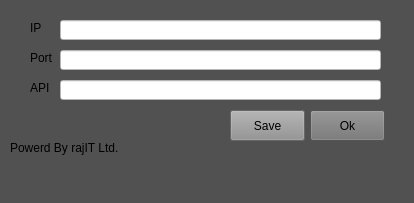
<?xml version="1.0" encoding="UTF-8"?>
<ui version="4.0">
 <class>InputWindow</class>
 <widget class="QMainWindow" name="InputWindow">
  <property name="geometry">
   <rect>
    <x>0</x>
    <y>0</y>
    <width>414</width>
    <height>203</height>
   </rect>
  </property>
  <property name="windowTitle">
   <string>Input Your IP</string>
  </property>
  <property name="styleSheet">
   <string notr="true">background-color: rgb(81, 81, 81)</string>
  </property>
  <widget class="QWidget" name="centralwidget">
   <widget class="QLabel" name="ip_label">
    <property name="geometry">
     <rect>
      <x>30</x>
      <y>20</y>
      <width>21</width>
      <height>16</height>
     </rect>
    </property>
    <property name="text">
     <string>IP</string>
    </property>
   </widget>
   <widget class="QLineEdit" name="Ip_lineEdit">
    <property name="geometry">
     <rect>
      <x>60</x>
      <y>20</y>
      <width>321</width>
      <height>20</height>
     </rect>
    </property>
    <property name="styleSheet">
     <string notr="true">background-color: rgb(255, 255, 255)</string>
    </property>
    <property name="text">
     <string/>
    </property>
   </widget>
   <widget class="QLabel" name="port_label">
    <property name="geometry">
     <rect>
      <x>30</x>
      <y>50</y>
      <width>31</width>
      <height>16</height>
     </rect>
    </property>
    <property name="text">
     <string>Port</string>
    </property>
   </widget>
   <widget class="QLineEdit" name="Port_lineEdit">
    <property name="geometry">
     <rect>
      <x>60</x>
      <y>50</y>
      <width>321</width>
      <height>20</height>
     </rect>
    </property>
    <property name="styleSheet">
     <string notr="true">background-color: rgb(255, 255, 255)</string>
    </property>
    <property name="text">
     <string/>
    </property>
   </widget>
   <widget class="QLabel" name="api_label_3">
    <property name="geometry">
     <rect>
      <x>30</x>
      <y>80</y>
      <width>31</width>
      <height>16</height>
     </rect>
    </property>
    <property name="text">
     <string>API</string>
    </property>
   </widget>
   <widget class="QLineEdit" name="Api_lineEdit">
    <property name="geometry">
     <rect>
      <x>60</x>
      <y>80</y>
      <width>321</width>
      <height>20</height>
     </rect>
    </property>
    <property name="styleSheet">
     <string notr="true">background-color: rgb(255, 255, 255)</string>
    </property>
   </widget>
   <widget class="QPushButton" name="saveButton">
    <property name="geometry">
     <rect>
      <x>230</x>
      <y>110</y>
      <width>75</width>
      <height>31</height>
     </rect>
    </property>
    <property name="styleSheet">
     <string notr="true">background-color: rgb(144, 144, 144)</string>
    </property>
    <property name="text">
     <string>Save</string>
    </property>
   </widget>
   <widget class="QLabel" name="label_4">
    <property name="geometry">
     <rect>
      <x>10</x>
      <y>140</y>
      <width>121</width>
      <height>16</height>
     </rect>
    </property>
    <property name="text">
     <string>Powerd By rajIT Ltd.</string>
    </property>
   </widget>
   <widget class="QPushButton" name="okButton">
    <property name="geometry">
     <rect>
      <x>310</x>
      <y>110</y>
      <width>75</width>
      <height>31</height>
     </rect>
    </property>
    <property name="styleSheet">
     <string notr="true">background-color: rgb(116, 116, 116)</string>
    </property>
    <property name="text">
     <string>Ok</string>
    </property>
   </widget>
  </widget>
  <widget class="QMenuBar" name="menubar">
   <property name="geometry">
    <rect>
     <x>0</x>
     <y>0</y>
     <width>414</width>
     <height>21</height>
    </rect>
   </property>
  </widget>
  <widget class="QStatusBar" name="statusbar"/>
 </widget>
 <resources/>
 <connections/>
</ui>
